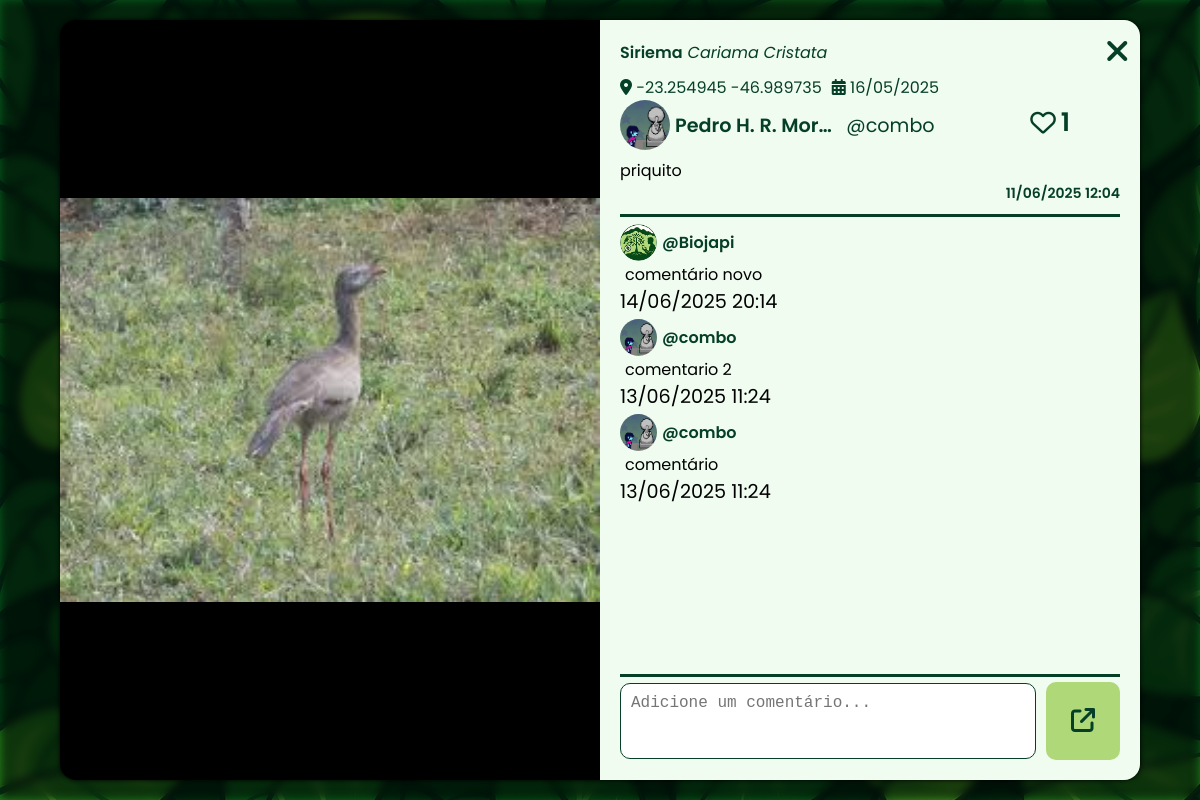
The app's page /Pages/post.php?id=68499b0abce1f0.23916067 with its own data.
### tables this page shows
CREATE TABLE `posts` (
  `post_id` varchar(30) NOT NULL,
  `nome_usuario` varchar(25) DEFAULT NULL,
  `imagem_nome` text NOT NULL,
  `nome_cientifico` varchar(50) DEFAULT 'N.I.',
  `sensivel` tinyint(1) DEFAULT NULL,
  `acidente` tinyint(1) DEFAULT NULL,
  `legenda` varchar(255) DEFAULT NULL,
  `data_upload` datetime DEFAULT current_timestamp(),
  `data_imagem` date NOT NULL,
  `localizacao` varchar(40) DEFAULT NULL,
  `validado` tinyint(1) DEFAULT NULL
);

CREATE TABLE `especies` (
  `nome_cientifico` varchar(50) NOT NULL,
  `nome_popular` varchar(50) DEFAULT NULL,
  `classificacao` varchar(15) DEFAULT NULL
);

CREATE TABLE `usuarios` (
  `nome` varchar(50) DEFAULT NULL,
  `nome_usuario` varchar(25) NOT NULL,
  `email` varchar(100) DEFAULT NULL,
  `senha` text DEFAULT NULL,
  `bio_usuario` varchar(255) DEFAULT NULL,
  `foto_usuario` varchar(100) DEFAULT 'default.png',
  `cidade` varchar(50) NOT NULL,
  `estado` varchar(50) NOT NULL
);

CREATE TABLE `comentarios` (
  `post_id` varchar(30) DEFAULT NULL,
  `nome_usuario` varchar(25) DEFAULT NULL,
  `id_comentario` varchar(70) DEFAULT NULL,
  `comentario` varchar(255) NOT NULL,
  `data_comentario` datetime NOT NULL DEFAULT current_timestamp()
);

### Action/fetchStuff.php (called while the page is built, shortened)
<?php
function fetchPost($dbConnection, $id)
{
    $stmt = $dbConnection->prepare("SELECT posts.*, usuarios.nome, usuarios.foto_usuario, especies.nome_popular FROM posts JOIN usuarios ON posts.nome_usuario = usuarios.nome_usuario JOIN especies ON LOWER(posts.nome_cientifico) = LOWER(especies.nome_cientifico) WHERE posts.post_id = :post_id ORDER BY data_upload DESC");
    $stmt->bindParam(':post_id', $id, PDO::PARAM_STR);
    $stmt->execute();
    return $stmt->fetch(PDO::FETCH_ASSOC);
}
function fetchComments($dbConnection, $id)
{
    $stmt = $dbConnection->prepare("SELECT comentarios.*, usuarios.foto_usuario FROM comentarios JOIN usuarios ON comentarios.nome_usuario = usuarios.nome_usuario WHERE post_id = :post_id ORDER BY data_comentario DESC");
    $stmt->bindParam(':post_id', $id, PDO::PARAM_STR);
    $stmt->execute();
    return $stmt;
}
function fetchLikes($dbConnection, $id)
{
    $stmt = $dbConnection->prepare("SELECT COUNT(*) as likes FROM likes WHERE post_id = :post_id");
    $stmt->bindParam(':post_id', $id, PDO::PARAM_STR);
    $stmt->execute();
    return $stmt->fetch(PDO::FETCH_ASSOC);
}
function fetchLiked($dbConnection, $id, $user)
{
    $stmt = $dbConnection->prepare("SELECT COUNT(*) as liked FROM likes WHERE post_id = :post_id AND nome_usuario = :nome_usuario");
    $stmt->bindParam(':post_id', $id, PDO::PARAM_STR);
    $stmt->bindParam(':nome_usuario', $user, PDO::PARAM_STR);
    $stmt->execute();
    $liked = $stmt->fetch(PDO::FETCH_ASSOC);
    if ($liked['liked'] == 0) {
        return false;
    } else {
        return true;
    }
}

### Pages/post.php (the view, shortened to what this page needs)
<?php
require "../Action/fetchStuff.php";
$id = $_GET['id'];
$post = fetchPost($conn, $id);
$comments = fetchComments($conn, $id);
$likeCount = fetchLikes($conn, $id);
$likeCount = $likeCount ? $likeCount['likes'] : 0;
if (isset($_SESSION['usuario'])) {
    $username = $_SESSION['usuario']->nome_usuario;
} else {
    $username = null;
}
$liked = fetchLiked($conn, $id, $username);
?>
<!DOCTYPE html>
<html lang="en">
<head>
    <link rel="stylesheet" href="../Css/post.css">
    <link rel="stylesheet" href="../Css/components/toast.css">
    <link rel="stylesheet" href="../Css/components/dropdown.css">
</head>
<body>
    <div class="postContainer">
        <div class="post">
            <div class="postImg">
                <?php
                if (str_contains($post['imagem_nome'], '.mp4') || str_contains($post['imagem_nome'], '.webm')) {
                    echo "<video controls src='../img/fotos_post/" . $post['imagem_nome'] . "' alt='Imagem do post'></video>";
                } else {
                    echo "<img src='../img/fotos_post/" . $post['imagem_nome'] . "' alt='Imagem do post'>";
                }
                ?>
            </div>
            <div class="postContent">
                <a class="btnVoltar" onclick=retornar()>
                    <i class="fa-solid fa-xmark"></i>
                </a>
                <div class="comentariosInfo">
                    <div class="infoTitulo">
                        <div class="especie">
                            <p class="nomePopular"><?php echo isset($post['nome_popular']) ? $post['nome_popular'] : "Sem nome popular" ?></p>
                            <p class="nomeCientifico"><?php echo $post['nome_cientifico'] ?></p>
                        </div>
                        <div class="fotoInfo">
                            <p class="postLocation"><i class="fa-solid fa-location-dot"></i> <?php echo $post['localizacao'] ?></p>
                            <p class="imgDate"><i class="fa-solid fa-calendar-days"></i> <?php echo date('d/m/Y', strtotime($post['data_imagem'])) ?></p>
                        </div>
                    </div>
                    <div class="infoAuthor">
                        <div class="postFormatted">
                            <a href="./perfil.php?usuario=<?php echo $post['nome_usuario'] ?>">
                                <div class="authorHeader">
                                    <div class="authorData">
                                        <img src="../img/fotos_usuario/<?php echo $post['foto_usuario'] ?>" alt="">
                                        <div class="authorName">
                                            <p><?php echo $post['nome'] ?></p>
                                        </div>
                                        <p class="authorUsername"><?php echo $post['nome_usuario'] ?></p>
                                    </div>
                                </div>
                            </a>
                            <div class="authorComment">
                                <div class="commentText">
                                    <p><?php echo $post['legenda']  ?></p>
                                </div>
                            </div>
                        </div>
                        <div class="likeBtn">
                            <?php if ($liked): ?>
                                <a onclick="unlikePost()" class="btnLike">
                                    <i class="fa-solid fa-heart"></i>
                                </a>
                            <?php else: ?>
                                <a onclick="likePost()" class="btnLike">
                                    <i class="fa-regular fa-heart"></i>
                                </a>
                            <?php endif; ?>
                            <p class="likeCount"><?php echo $likeCount ?></p>
                        </div>
                    </div>
                    <p class="postDate"><?php echo date('d/m/Y H:i', strtotime($post['data_upload'])) ?></p>
                </div>
                <div class="comentariosContent">
                    <div class="comentarios">
                        <?php while ($row = $comments->fetch(PDO::FETCH_OBJ)): ?>
                            <div class='comentario'>
                                <div class="comentarioAutor">
                                    <a href="./perfil.php?usuario=<?php echo $row->nome_usuario; ?>">
                                        <img src="../img/fotos_usuario/<?php echo $row->foto_usuario ?>" alt="">
                                        <p><?php echo $row->nome_usuario ?></p>
                                    </a>
                                </div>
                                <div class="commentText">
                                    <p><?php echo $row->comentario ?></p>
                                </div>
                                <p class='commentDate'><?php echo date('d/m/Y H:i', strtotime($row->data_comentario)) ?></p>
                            </div>
                        <?php endwhile; ?>
                    </div>
                </div>
                <form class="formComentarios" method="post">
                    <div class="formulario">
                        <textarea name="comentario" id="comentarioTXT" cols="30" rows="3" maxlength="255" placeholder="Adicione um comentário..."></textarea>
                        <button type="submit">
                            <i class="fa-solid fa-arrow-up-right-from-square"></i>
                        </button>
                    </div>
                </form>
            </div>
        </div>
    </div>
</body>
</html>

### Css/components/toast.css (style rules this page uses)
* { margin: 0; padding: 0; box-sizing: border-box; }

### Css/colors.css (style rules this page uses)
:root { --text-color: #002909; --header-color: #063f27; --background-color: #f0fcf0; --header-text-color: #f0f0f0; --category-text-color: #063f27; --btn-bg-color: #AFD879; --btn-text-color: #063f27; --input-border-color: #063f27; --input-bg-color: #ffffff; --input-text-color: #074917; --muted-text-color: #253d33; --scrollbar-bg-color: #b6e0a6; --scrollbar-bg-hover-color: #849c7c; --scrollbar-thumb-color: #006030; --scrollbar-thumb-hover-color: #063f27; --comment-bg-hover-color: #b3e0a6; --success-toast-bg: #ccffcc; --warning-toast-bg: #fdff9a; --error-toast-bg: #ffcccc; --text-gradient-color: #81b84b; }

### records on screen
posts: imagem_nome (picture), nome_cientifico.nome_popular "Siriema", nome_cientifico "Cariama Cristata", localizacao "-23.254945 -46.989735", data_imagem "16/05/2025", nome_usuario.foto_usuario (picture), nome_usuario.nome "Pedro H.…", nome_usuario "@combo", legenda "priquito", data_upload "11/06/2025 12:04"
comentarios: nome_usuario.foto_usuario (picture), nome_usuario "@Biojapi", comentario "comentário novo", data_comentario "14/06/2025 20:14"
comentarios: nome_usuario.foto_usuario (picture), nome_usuario "@combo", comentario "comentario 2", data_comentario "13/06/2025 11:24"
comentarios: nome_usuario.foto_usuario (picture), nome_usuario "@combo", comentario "comentário", data_comentario "13/06/2025 11:24"

### other values on screen
$likeCount "1"
